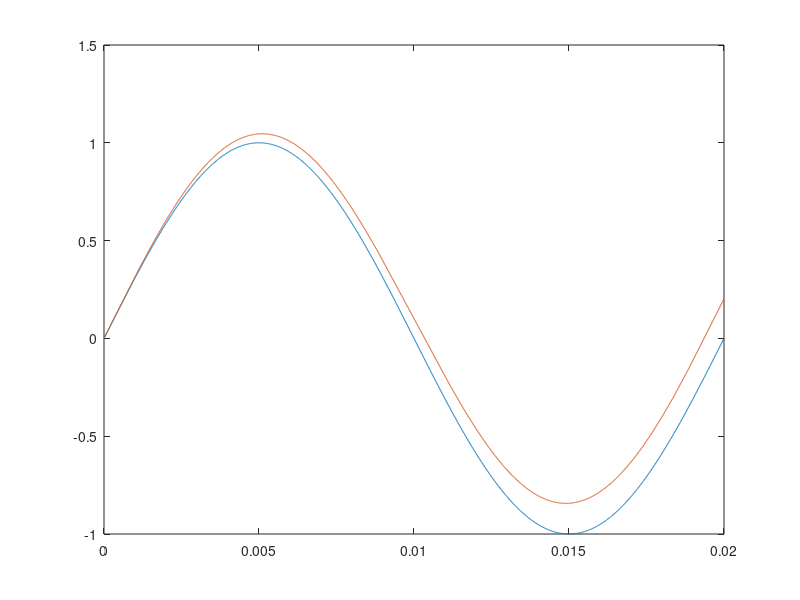
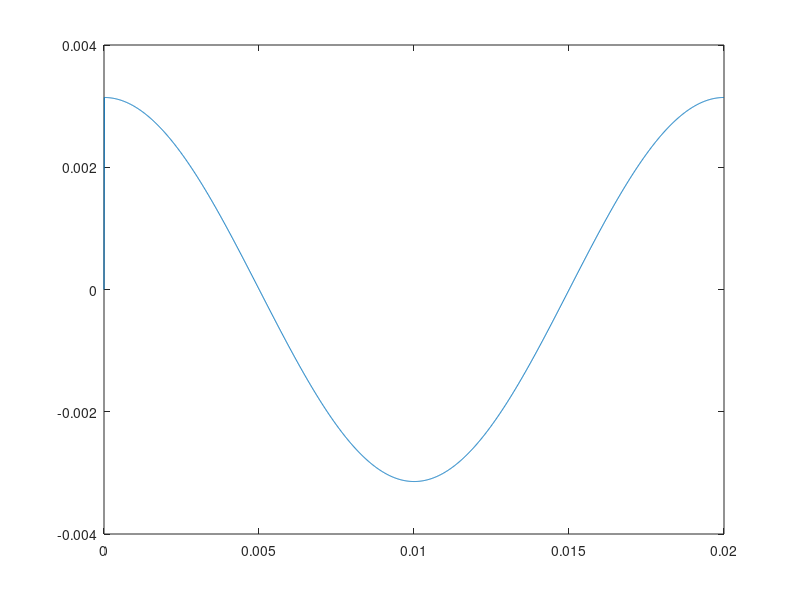

Write MATLAB code to recreate these figures, in order.
clc
clear all

fs = 5000;
fm = 50;
T = 1/fm;

t = 0:0.00001:T;

xt = sin(2*pi*fm.*t);
xtd = zeros(1,length(xt));

xtd(1) = 0;
xtd(2:length(xt)) = xt(1:length(xt)-1);

dt = xt - xtd;

mx = max(dt);
mn = min(dt);

%partition = [-31/32,-29/32,-27/32,-25/32,-23/32,-21/32,-19/32,-17/32,-15/32,-13/32,-11/32,-9/32,-7/32,-5/32,-3/32,0,3/32,5/32,7/32,9/32,11/32,13/32,15/32,17/32,19/32,21/32,23/32,25/32,27/32,29/32,31/32];

partition = [mn:(mx-mn)/31:mx];

codebook = [mn:(mx-mn)/31: mx+(mx-mn)/31];

[index,quantz] = quantiz(dt,partition,codebook);

ans = zeros(1,length(quantz));

ans(1) = quantz(1);

for i = 2:length(quantz)
    ans(i) = ans(i-1) + quantz(i);
end

plot(t,xt,t,ans);
figure();
plot(t,dt);


pcmt = zeros(5,length(t));

code = zeros(5,1);

rmse = sqrt(mean((xt - ans).^2));